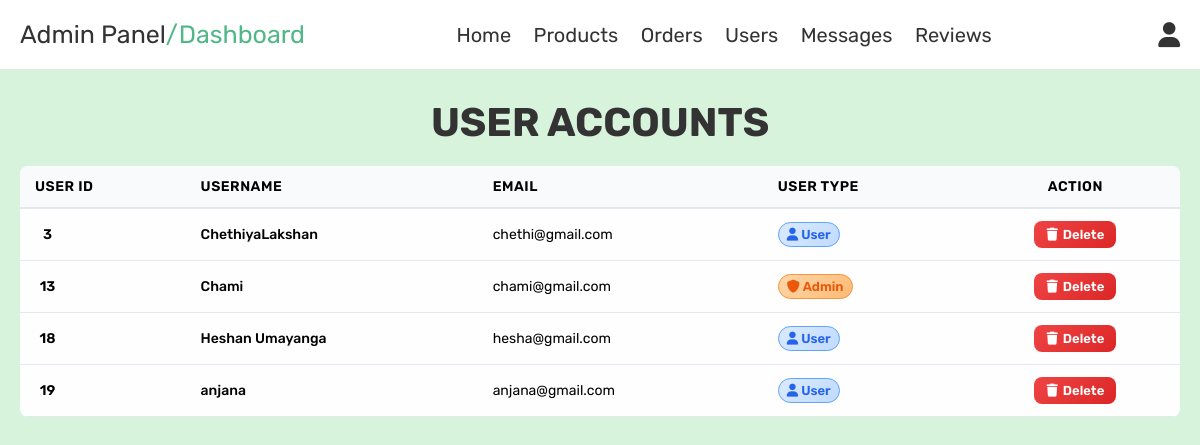
/admin_users.php (signed in), run on the app's committed database.
### tables this page shows
CREATE TABLE `users` (
  `id` int(100) NOT NULL,
  `name` varchar(100) NOT NULL,
  `email` varchar(100) NOT NULL,
  `password` varchar(100) NOT NULL,
  `user_type` varchar(20) NOT NULL DEFAULT 'user'
);

### admin_users.php (the view, shortened to what this page needs)
<?php
include 'config.php';
?>
<!DOCTYPE html>
<html lang="en">
<head>
    <link rel="stylesheet" href="https://cdnjs.cloudflare.com/ajax/libs/font-awesome/6.0.0/css/all.min.css">
    <link rel="stylesheet" href="css/admin_style.css">
</head>
<body>
    <?php include 'admin_header.php'; ?>
    <section class="users">
        <h1 class="title"> user accounts </h1>
        <div class="box-container">
            <div class="container">
                <div class="table-container">
                    <table>
                        <thead>
                            <tr>
                                <th>User ID</th>
                                <th>Username</th>
                                <th>Email</th>
                                <th>User Type</th>
                                <th style="text-align: center;">Action</th>
                            </tr>
                        </thead>
                        <tbody>
                            <?php
                            $fetch_users = mysqli_query($conn, "SELECT * FROM users") or die('query failed');
                            while ($user = mysqli_fetch_assoc($fetch_users)) {
                            ?>
                                <tr>
                                    <td>
                                        <div class="user-id"><?php echo $user['id']; ?></div>
                                    </td>
                                    <td>
                                        <div class="user-info">
                                            <div class="user-name"><?php echo $user['name']; ?></div>
                                        </div>
                                    </td>
                                    <td>
                                        <div class="user-email">
                                            <?php echo $user['email']; ?></div>
                                    </td>
                                    <td>
                                        <span class="user-type <?php echo $user['user_type']; ?>">
                                            <i class="fas fa-<?php echo $user['user_type'] == 'admin' ? 'shield-alt' : 'user'; ?>"></i>
                                            <?php echo $user['user_type']; ?>
                                        </span>
                                    </td>
                                    <td style="text-align: center;">
                                        <a href="admin_users.php?delete=<?php echo $user['id']; ?>"
                                        onclick="return confirm('Are you sure you want to delete this user?');"
                                        class="user-delete-btn">
                                            <i class="fas fa-trash"></i>
                                            Delete
                                        </a>
                                    </td>
                                </tr>
                            <?php } ?>
                        </tbody>
                    </table>
                </div>
            </div>
        </div>
    </section>
</body>
</html>

### css/admin_style.css (style rules this page uses)
:root { --purple:#8e44ad; --red:#c0392b; --orange:#f39c12; --black:#333; --green3:#52b788; --button-hover:#06b90f; --button:#2CA58D; --green5:#d8f3dc; --white:#fff; --light-color:#666; --light-white:#ccc; --light-bg:#f5f5f5; --border:.1rem solid var(--black); --box-shadow:0 .5rem 1rem rgba(0,0,0,.1); }
* { font-family: 'Rubik', sans-serif; margin:0; padding:0; box-sizing: border-box; outline: none; border:none; text-decoration: none; transition:all .2s linear; }
html { font-size: 62.5%; overflow-x: hidden; }
body { background-color: var(--green5); font-family: sans-serif; }
section { padding:3rem 2rem; }
.title { text-align: center; margin-bottom: 2rem; text-transform: uppercase; color:var(--black); font-size: 4rem; }
.users .box-container { grid-template-columns: repeat(auto-fit, 30rem); justify-content: center; gap:1.5rem; max-width: 1200px; margin:0 auto; align-items: flex-start; }
.table-container { background: rgba(255, 255, 255, 0.95); border-radius: 8px; box-shadow: 0 4px 5px var(--shadow-light), 0 0 0 1px rgba(255, 255, 255, 0.1); overflow: hidden; transition: all 0.3s ease; width: 100%; }
table { width: 100%; border-collapse: collapse; }
thead { background: #f8fafc; border-bottom: 2px solid #e2e8f0; }
th { padding: 1.2rem 1.5rem; text-align: left; font-weight: 600; color: var(--text-dark); font-size: 1.4rem; text-transform: uppercase; letter-spacing: 0.5px; }
tbody tr { border-bottom: 1px solid #e2e8f0; transition: all 0.3s ease; }
td { padding: 1.2rem 1.5rem; color: var(--text-dark); }
.user-id { display: inline-flex; align-items: center; justify-content: center; width: 2.5rem; height: 2.5rem; border-radius: 50%; font-weight: 600; font-size: 1.4rem; }
.user-info { display: flex; align-items: center; gap: 1rem; }
.user-name { font-weight: 500; color: var(--text-dark); font-size: 1.4rem; }
.user-email { color: var(--text-dark); font-size: 1.4rem; }
.user-type { display: inline-flex; align-items: center; gap: 0.3rem; padding: 0.4rem 0.8rem; border-radius: 20px; font-size: 1.3rem; font-weight: 600; text-transform: capitalize; }
.user-type.admin { background: linear-gradient(135deg, #fed7aa, #fdba74); color: #ea580c; border: 1px solid #fb923c; }
.user-type.user { background: linear-gradient(135deg, #dbeafe, #bfdbfe); color: #2563eb; border: 1px solid #60a5fa; }
.user-delete-btn { display: inline-flex; align-items: center; gap: 0.5rem; padding: 0.6rem 1.2rem; background: linear-gradient(135deg, #ef4444, #dc2626); color: white; text-decoration: none; border-radius: 8px; font-weight: 600; font-size: 1.3rem; transition: all 0.3s ease; border: none; cursor: pointer; }

### data on the page
users: id "3", name "ChethiyaLakshan", email "chethi@gmail.com", user_type "User"
users: id "13", name "Chami", email "chami@gmail.com", user_type "Admin"
users: id "18", name "Heshan Umayanga", email "hesha@gmail.com", user_type "User"
users: id "19", name "anjana", email "anjana@gmail.com", user_type "User"
